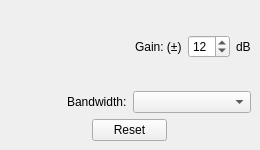
  <widget class="QDockWidget" name="Eq_Settings">
   <property name="enabled">
    <bool>true</bool>
   </property>
   <property name="minimumSize">
    <size>
     <width>260</width>
     <height>150</height>
    </size>
   </property>
   <property name="maximumSize">
    <size>
     <width>260</width>
     <height>150</height>
    </size>
   </property>
   <property name="contextMenuPolicy">
    <enum>Qt::NoContextMenu</enum>
   </property>
   <property name="acceptDrops">
    <bool>false</bool>
   </property>
   <property name="floating">
    <bool>false</bool>
   </property>
   <property name="allowedAreas">
    <set>Qt::BottomDockWidgetArea|Qt::RightDockWidgetArea</set>
   </property>
   <property name="windowTitle">
    <string>EQ Settings</string>
   </property>
   <attribute name="dockWidgetArea">
    <number>2</number>
   </attribute>
   <widget class="QWidget" name="dockWidgetContents_2">
    <layout class="QGridLayout" name="gridLayout">
     <item row="0" column="0">
      <layout class="QHBoxLayout" name="GainDepthLayout">
       <item>
        <spacer name="horizontalSpacer_11">
         <property name="orientation">
          <enum>Qt::Horizontal</enum>
         </property>
         <property name="sizeHint" stdset="0">
          <size>
           <width>40</width>
           <height>20</height>
          </size>
         </property>
        </spacer>
       </item>
       <item alignment="Qt::AlignRight">
        <widget class="QLabel" name="GainLab">
         <property name="text">
          <string>Gain: (±)</string>
         </property>
        </widget>
       </item>
       <item>
        <widget class="QSpinBox" name="GainRangeSpin">
         <property name="minimumSize">
          <size>
           <width>42</width>
           <height>0</height>
          </size>
         </property>
         <property name="maximumSize">
          <size>
           <width>42</width>
           <height>16777215</height>
          </size>
         </property>
         <property name="focusPolicy">
          <enum>Qt::WheelFocus</enum>
         </property>
         <property name="suffix">
          <string/>
         </property>
         <property name="prefix">
          <string/>
         </property>
         <property name="minimum">
          <number>1</number>
         </property>
         <property name="maximum">
          <number>16</number>
         </property>
         <property name="value">
          <number>12</number>
         </property>
         <property name="displayIntegerBase">
          <number>10</number>
         </property>
        </widget>
       </item>
       <item alignment="Qt::AlignLeft">
        <widget class="QLabel" name="dBLab">
         <property name="maximumSize">
          <size>
           <width>20</width>
           <height>16777215</height>
          </size>
         </property>
         <property name="text">
          <string>dB</string>
         </property>
        </widget>
       </item>
      </layout>
     </item>
     <item row="1" column="0">
      <layout class="QHBoxLayout" name="BWLayout">
       <item alignment="Qt::AlignRight">
        <widget class="QLabel" name="BWLab">
         <property name="text">
          <string>Bandwidth:</string>
         </property>
        </widget>
       </item>
       <item>
        <widget class="QComboBox" name="BWBox">
         <property name="currentText">
          <string/>
         </property>
         <property name="currentIndex">
          <number>-1</number>
         </property>
        </widget>
       </item>
      </layout>
     </item>
     <item row="2" column="0" alignment="Qt::AlignHCenter">
      <widget class="QPushButton" name="ResetEQBut">
       <property name="maximumSize">
        <size>
         <width>75</width>
         <height>16777215</height>
        </size>
       </property>
       <property name="text">
        <string>Reset</string>
       </property>
      </widget>
     </item>
    </layout>
   </widget>
  </widget>
